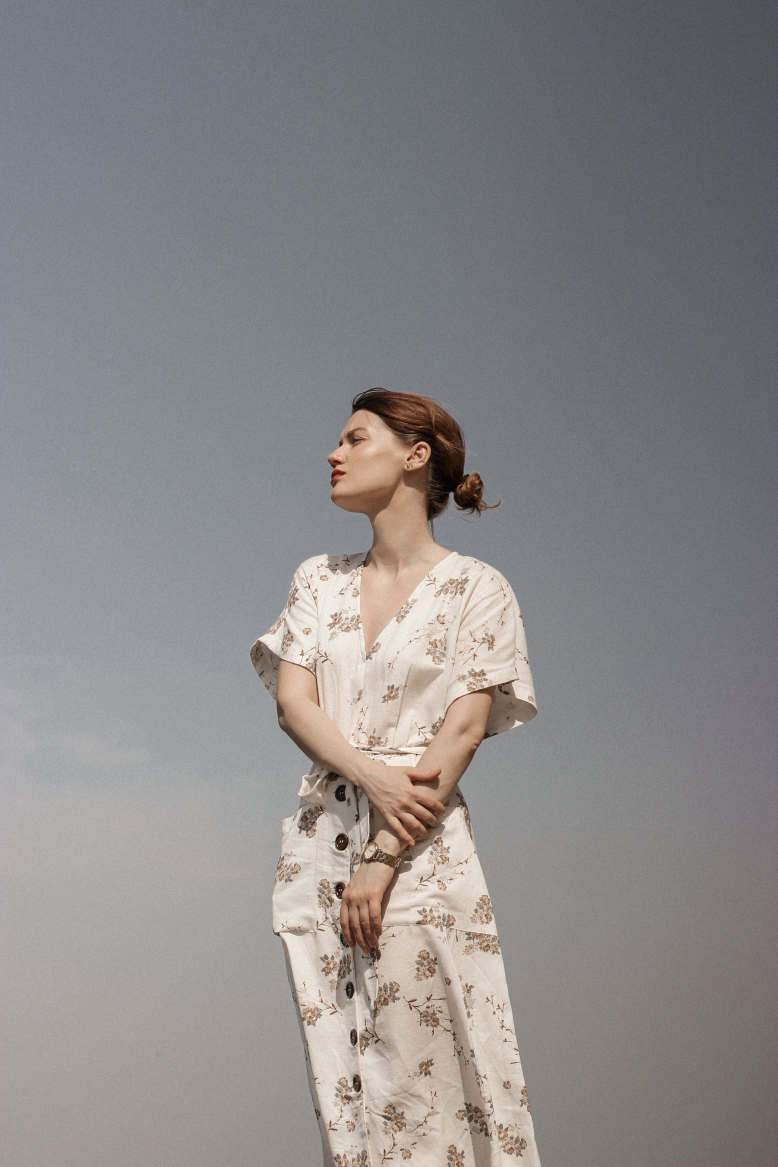
#> input picture 데이터_분석을_위한_파이썬/2024_01_04~05 강의자료/2._영상물과_미디어파이프/01._비디오기초/pic.jpg, 2333 x 3500 px (shown at 1/3 size); the run also reads 1 picture not shown here
$ jupyter execute --allow-errors 0105_afternoon_mission.ipynb   (text cells are left out)
#> lines starting #> are read from the running program, lines starting #| are printed output that depends on the picture; after the words box and inside, x2 and y2 are one past the last pixel; in counts of white or black regions, pixels touching at a corner belong together
[cell 1]
# !pip install gtts

[cell 2]
# !pip install SpeechRecognition

[cell 3]
# !pip install keyboard

[cell 4]
## 모듈 import

from glob import glob
import cv2
from gtts import gTTS
# import speech_recognition as sr
import os
import keyboard
import time

[cell 5]
import cv2
img_path = 'pic.jpg'
img = cv2.imread(img_path)
#> img is the input picture: shape (3500, 2333, 3); mean B, G, R 136.9, 136.1, 138.7

if img is not None:
    cv2.imshow('Image', img)
    cv2.waitKey(0)
    cv2.destroyAllWindows()
else:
    print("이미지를 읽을 수 없습니다.")

[cell 6]
# 사전에 학습된 전면 얼굴 기본 검출기
# cascade_face_detector = cv2.CascadeClassifier('/content/drive/MyDrive/colab/Computer-Vision-Course/Data/Weights/Cascades/haarcascade_frontalface_default.xml')
# 위는 코랩에 저장할때 쓰는 코드

face_cascade = cv2.CascadeClassifier(cv2.data.haarcascades + 'haarcascade_frontalface_default.xml')
eye_cascade = cv2.CascadeClassifier(cv2.data.haarcascades + 'haarcascade_eye.xml')

img_path = img_path = 'pic.jpg'


if os.path.exists(img_path):
    # 얼굴 이미지 불러오기
    img = cv2.imread(img_path)

    # interpilation 인자를 통해 양선형 보간법 사용. dsize는 결과 영상의 크기.
    img_resized = cv2.resize(img, dsize=(800, 600), interpolation=cv2.INTER_LINEAR)

    # 채널을 줄여서 그레이스케일로 변환 -> 얼굴과 눈이 더 안정적이고 뚜렷하게 검출됨.
    gray = cv2.cvtColor(img_resized, cv2.COLOR_BGR2GRAY)
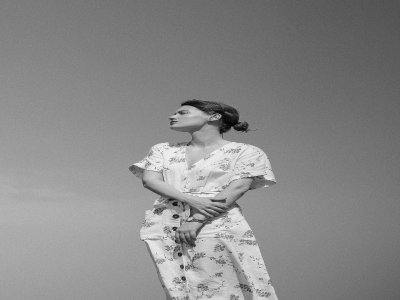
#> gray: shape (600, 800) (shown at 1/2 size); min 1, max 252, mean 136.9

    # 얼굴 찾기
    faces = face_cascade.detectMultiScale(gray, 1.3, 5)
#> faces = ()
    # faces 얼굴이 검출된 개체 정보를 튜플(위치정보)의 리스트로 반환함.

    if len(faces) > 0:
        for (x, y, w, h) in faces:
        # img -> 그림 그릴 이미지.
        # (x, y) -> 얼굴이 검출된 사각형의 왼쪽 상단 꼭지점 좌표.
        # (x + w, y + h) -> 얼굴이 검출된 사각형의 우측 하단 꼭지점 좌표.
        # 여기서 w가 얼굴의 너비,  h가 얼굴의 높이
        # (255, 0, 0) -> 사각형의 색깔
        # 2 -> 사각형의 두께
            cv2.rectangle(img_resized, (x, y), (x + w, y + h), (255, 0, 0), 2)

            # 눈 찾기
            roi_color = img_resized[y:y + h, x:x + w]
            roi_gray = gray[y:y + h, x:x + w]
            eyes = eye_cascade.detectMultiScale(roi_gray)
            for (ex, ey, ew, eh) in eyes:
                cv2.rectangle(roi_color, (ex, ey), (ex + ew, ey + eh), (0, 255, 0), 2)
    else:
        tts = gTTS(text="얼굴을 정면으로 해주세요.")
        tts.save('output.mp3')
        os.system('start output.mp3')
else:
    print(f"파일 '{img_path}'을 찾을 수 없습니다.")

# 영상 출력
cv2.imshow('image', img_resized)

key = cv2.waitKey(0)
#> (key q is pressed here)
cv2.destroyAllWindows()

#> (a cell that did not finish here is left out)

[cell 8]
## 모듈 import

from glob import glob
import cv2
from gtts import gTTS
# import speech_recognition as sr
import os
import keyboard
import time

[cell 9]
import numpy as np
import cv2

xml = 'haarcascades/haarcascade_frontalface_default.xml'
face_cascade = cv2.CascadeClassifier(xml)

# 사진 저장 경로 설정
output_folder = "captured_faces"
os.makedirs(output_folder, exist_ok=True)

cap = cv2.VideoCapture(0) # 노트북 웹캠을 카메라로 사용
cap.set(3,640) # 너비
cap.set(4,480) # 높이

while(True):
    ret, frame = cap.read()
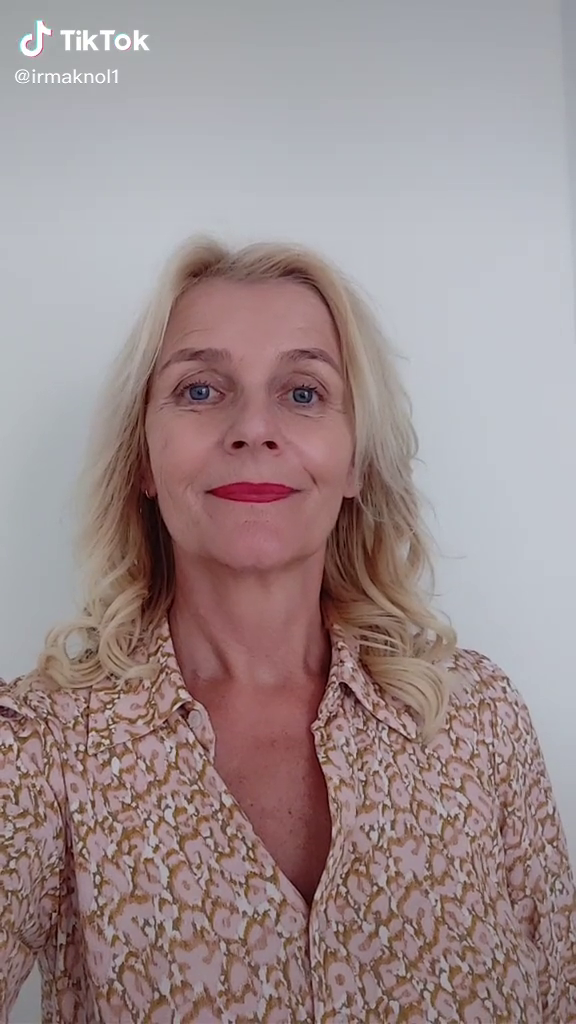
#> input picture frame 21 of 데이터_분석을_위한_파이썬/2024_01_04~05 강의자료/2._영상물과_미디어파이프/01._비디오기초/data/6875342937002085633.mp4, 576 x 1024 px, given in place of the camera
#> frame is the input picture: shape (1024, 576, 3); mean B, G, R 141.9, 141.1, 157.5
    frame = cv2.flip(frame, 1) # 좌우 대칭
    gray = cv2.cvtColor(frame, cv2.COLOR_BGR2GRAY)
#> gray: shape (1024, 576)

    faces = face_cascade.detectMultiScale(gray,1.05, 5)
#> faces = [[178, 277, 291, 291]]
    print("Number of faces detected: " + str(len(faces)))
#| Number of faces detected: 1

    if len(faces):
        for (x,y,w,h) in faces:
            cv2.rectangle(frame,(x,y),(x+w,y+h),(255,0,0),2)
#> this loop made 1 pass
#> frame: shape (1024, 576, 3); mean B, G, R 142.7, 140.4, 156.6
        if len(faces) > 0:
            # 얼굴이 검출되면 사각형 그리기
            for (x, y, w, h) in faces:
                cv2.rectangle(frame, (x, y), (x+w, y+h), (255, 0, 0), 2)

            # '사진을 촬영하겠냐?' 음성 출력
            tts = gTTS(text="사진을 촬영하시겠습니까?")
            tts.save('capture.mp3')
            os.system('start capture.mp3')

            # 키보드 'y' 입력 대기
            keyboard.wait('y')

            # 얼굴 부분만 촬영하여 저장
            for i, (x, y, w, h) in enumerate(faces):
                face_roi = frame[y:y+h, x:x+w]
                filename = f"{output_folder}/captured_face_{i + 1}.jpg"
                cv2.imwrite(filename, face_roi)
                print(f"얼굴 이미지가 {filename}에 저장되었습니다.")
#> this loop made 1 pass
#> (printed output is left out)
#> pass 1, `face_roi = frame[y:y+h, x:x+w]`:
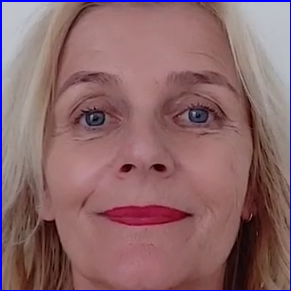
#> face_roi: shape (291, 291, 3); mean B, G, R 107.3, 103.6, 139.8

    cv2.imshow('result', frame)

    k = cv2.waitKey(30) & 0xff
#> (key q is pressed here)
    if k == 27: # Esc 키를 누르면 종료
        break

cap.release()
cv2.destroyAllWindows()

[cell 10]
import cv2
from gtts import gTTS
import os
import keyboard
import time

xml_path = 'haarcascades/haarcascade_frontalface_default.xml'

tts = gTTS(text="사진을 촬영하시겠습니까?")
tts.save('capture.mp3')

# 캐스케이드 파일 로드 여부 확인
if not os.path.isfile(xml_path):
    print(f"Error: Cannot find the cascade file: {xml_path}")
    exit()

face_cascade = cv2.CascadeClassifier(cv2.data.haarcascades + xml_path)

# 사진 저장 경로 설정
output_folder = "captured_faces"
os.makedirs(output_folder, exist_ok=True)

cap = cv2.VideoCapture(0)  # 노트북 웹캠을 카메라로 사용
cap.set(3, 640)  # 너비
cap.set(4, 480)  # 높이

capturing = False  # 사진 촬영 중 여부

while True:
    ret, frame = cap.read()
    frame = cv2.flip(frame, 1)  # 좌우 대칭
    gray = cv2.cvtColor(frame, cv2.COLOR_BGR2GRAY)

    face_cascade = cv2.CascadeClassifier(cv2.data.haarcascades + 'haarcascade_frontalface_default.xml')
    faces = face_cascade.detectMultiScale(gray, 1.3, 5)
#> faces = [[178, 276, 293, 293]]

    # [19 lines of commented-out code are left out]

    if len(faces) > 0:
        if not capturing:
            # '사진을 촬영하겠냐?' 음성 출력
            os.system('start capture.mp3')
            capturing = True  # 사진 촬영 중 상태로 설정

        # 얼굴이 검출되면 사각형 그리기
        for (x, y, w, h) in faces:
            cv2.rectangle(frame, (x, y), (x+w, y+h), (255, 0, 0), 2)
#> this loop made 1 pass
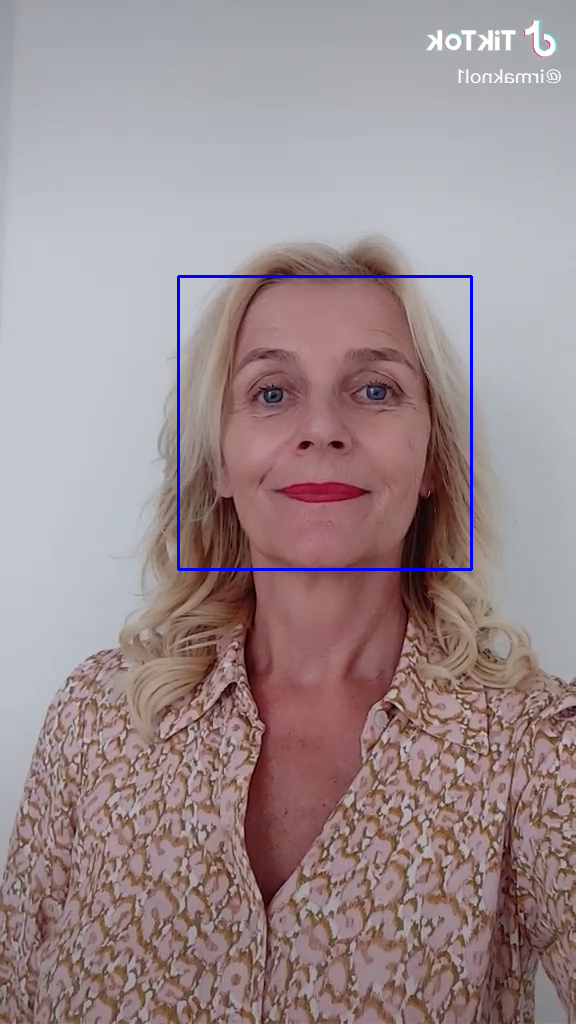
#> frame: shape (1024, 576, 3); mean B, G, R 142.7, 140.3, 156.6

        key = cv2.waitKey(1)
#> (key q is pressed here)
        if key == ord('y'):
            # 'y' 키가 눌린 경우에만 사진을 촬영하도록 함
            timestamp = time.strftime("%Y%m%d_%H%M%S")
            for i, (x, y, w, h) in enumerate(faces):
                face_roi = frame[y:y+h, x:x+w]
                filename = os.path.join(output_folder, f"captured_face_{timestamp}_{i + 1}.jpg")
                cv2.imwrite(filename, face_roi)
                print(f"얼굴 이미지가 {filename}에 저장되었습니다.")

            capturing = False  # 사진 촬영 종료 상태로 설정
    cv2.imshow('result', frame)

    k = cv2.waitKey(30) & 0xff
#> (key q is pressed here)
    if k == 27:  # Esc 키를 누르면 종료
        break

cap.release()
cv2.destroyAllWindows()

[cell 11]
import cv2
import os
import time

# 얼굴 캐스케이드 분류기 불러오기
face_cascade = cv2.CascadeClassifier(cv2.data.haarcascades + 'haarcascade_frontalface_default.xml')

# 웹캠 캡처
cap = cv2.VideoCapture(0)
cap.set(cv2.CAP_PROP_FRAME_WIDTH, 640)
cap.set(cv2.CAP_PROP_FRAME_HEIGHT, 480)

# 촬영 중 여부를 나타내는 변수
capturing = False

# 저장 폴더 생성
output_folder = "auto_captured_faces"
os.makedirs(output_folder, exist_ok=True)
# 자동 저장을 위한 변수 초기화
auto_save_count = 0
auto_save_limit = 5  # 5장까지 자동 저장

while True:
    ret, frame = cap.read()
    frame = cv2.flip(frame, 1)  # 좌우 대칭

    # 얼굴 검출
    faces = face_cascade.detectMultiScale(frame, scaleFactor=1.1, minNeighbors=5, minSize=(30, 30))
#> faces = [[178, 283, 287, 287]]

    if len(faces) > 0:
        if not capturing:
            # '사진을 촬영하겠냐?' 음성 출력
            os.system('start capture.mp3')
            capturing = True  # 사진 촬영 중 상태로 설정
            start_time = time.time()  # 촬영 시작 시간 기록

        # 얼굴이 검출되면 사각형 그리기
        for (x, y, w, h) in faces:
            cv2.rectangle(frame, (x, y), (x+w, y+h), (255, 0, 0), 2)
#> this loop made 1 pass
#> frame: shape (1024, 576, 3); mean B, G, R 142.7, 140.4, 156.6

        # 자동 저장
        current_time = time.time()
        if current_time - start_time >= 3 and auto_save_count < auto_save_limit:
            timestamp = time.strftime("%Y%m%d_%H%M%S")
            for i, (x, y, w, h) in enumerate(faces):
                face_roi = frame[y:y+h, x:x+w]
                filename = os.path.join(output_folder, f"captured_face_{timestamp}.jpg")
                cv2.imwrite(filename, face_roi)
                print(f"얼굴 이미지가 {filename}에 자동 저장되었습니다.")
            auto_save_count += 1
            start_time = current_time

        # 'q' 키를 누르면 종료
        if auto_save_count >= auto_save_limit or cv2.waitKey(1) & 0xFF == ord('q'):
#> (key q is pressed here)
            break

    # 화면에 표시
    cv2.imshow('result', frame)

# 캡처 객체와 창 닫기
cap.release()
cv2.destroyAllWindows()

[cell 12]
import cv2

# 얼굴 검출을 위한 분류기 로드
face_cascade = cv2.CascadeClassifier(cv2.data.haarcascades + 'haarcascade_frontalface_default.xml')

# 비디오 파일 경로 지정
video_path = "./data/6875342937002085633.mp4"

# 비디오 캡처 객체 생성
cap = cv2.VideoCapture(video_path)

# 모자이크 적용 함수
def apply_mosaic(image, x, y, w, h, scale=0.05):
    # 얼굴 부분을 추출
    face = image[y:y+h, x:x+w]

    # 이미지 크기를 축소하여 모자이크 효과
    small_face = cv2.resize(face, None, fx=scale, fy=scale, interpolation=cv2.INTER_NEAREST)

    # 축소한 이미지를 다시 원래 크기로 확대
    face = cv2.resize(small_face, (w, h), interpolation=cv2.INTER_NEAREST)

    # 모자이크를 적용할 부분에 적용
    image[y:y+h, x:x+w] = face

# 비디오 캡처 객체 생성
# cap = cv2.VideoCapture(0)  # 0은 기본 카메라

while True:
    # 비디오 프레임 읽기
    ret, frame = cap.read()

    # 그레이 스케일 변환
    gray = cv2.cvtColor(frame, cv2.COLOR_BGR2GRAY)

    # 얼굴 검출
    faces = face_cascade.detectMultiScale(gray, scaleFactor=1.1, minNeighbors=5, minSize=(30, 30))
#> faces = [[108, 281, 288, 288]]

    # 검출된 얼굴에 모자이크 적용
    for (x, y, w, h) in faces:
        apply_mosaic(frame, x, y, w, h)
#> this loop made 1 pass
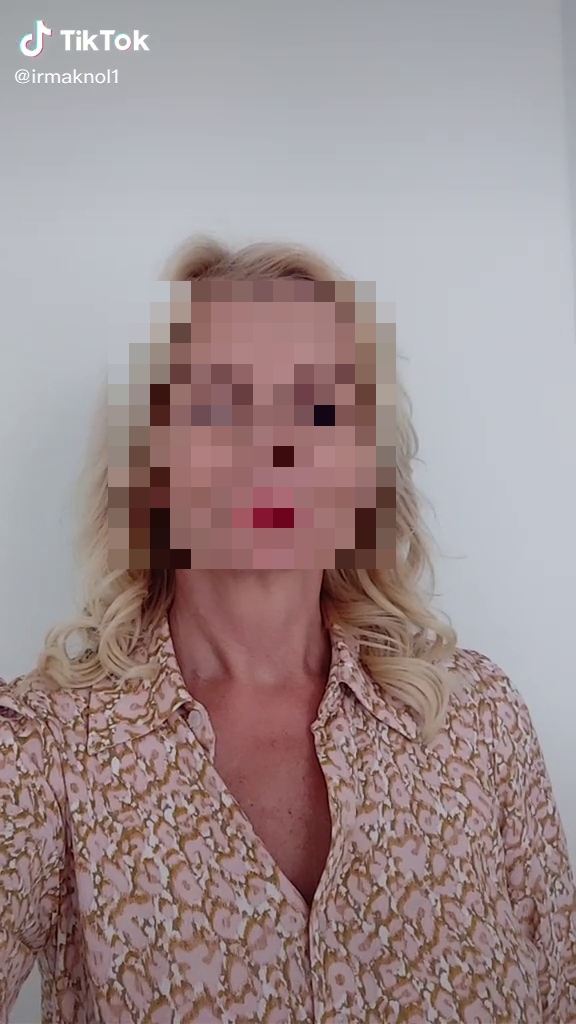
#> frame: shape (1024, 576, 3); 13.94% of pixels changed, all inside (x1, y1, x2, y2) = (108, 281, 396, 569)

    # 모자이크가 적용된 비디오 출력
    cv2.imshow('Mosaic Face Detection', frame)

    # 'q' 키를 누르면 종료
    if cv2.waitKey(1) & 0xFF == ord('q'):
#> (key q is pressed here)
        break

# 비디오 캡처 객체 해제 및 창 닫기
cap.release()
cv2.destroyAllWindows()

[cell 13]
import cv2

# 얼굴 검출을 위한 분류기 로드
face_cascade = cv2.CascadeClassifier(cv2.data.haarcascades + 'haarcascade_frontalface_default.xml')

# 비디오 파일 경로 지정
video_path = "./data/6875342937002085633.mp4"

# 비디오 캡처 객체 생성
cap = cv2.VideoCapture(video_path)

# 얼굴 검출을 위한 Haar Cascade 분류기 로드
face_cascade = cv2.CascadeClassifier(cv2.data.haarcascades + 'haarcascade_frontalface_default.xml')

# 텍스트 정보
text = "scream~~"
font = cv2.FONT_HERSHEY_SIMPLEX
#> font = 0
font_scale = 1
font_thickness = 2
text_color = (255, 255, 255)  # 흰색

while True:
    # 비디오 프레임 읽기
    ret, frame = cap.read()

    if not ret:
        # 비디오 파일의 끝에 도달하면 종료
        break

    # 그레이스케일로 변환
    gray = cv2.cvtColor(frame, cv2.COLOR_BGR2GRAY)

    # 얼굴 검출
    faces = face_cascade.detectMultiScale(gray, scaleFactor=1.1, minNeighbors=5, minSize=(30, 30))

    # 얼굴 위에 텍스트 추가
    for (x, y, w, h) in faces:
        # 얼굴 윗부분에 텍스트 위치 계산
        text_position = (x + int(w / 2) - int(cv2.getTextSize(text, font, font_scale, font_thickness)[0][0] / 2), y - 10)

        # 얼굴 윗부분에 텍스트 그리기
        cv2.putText(frame, text, text_position, font, font_scale, text_color, font_thickness)
#> this loop made 1 pass
#> (x, y, w, h, text_position) on pass 1: (108, 281, 288, 288, (170, 271))
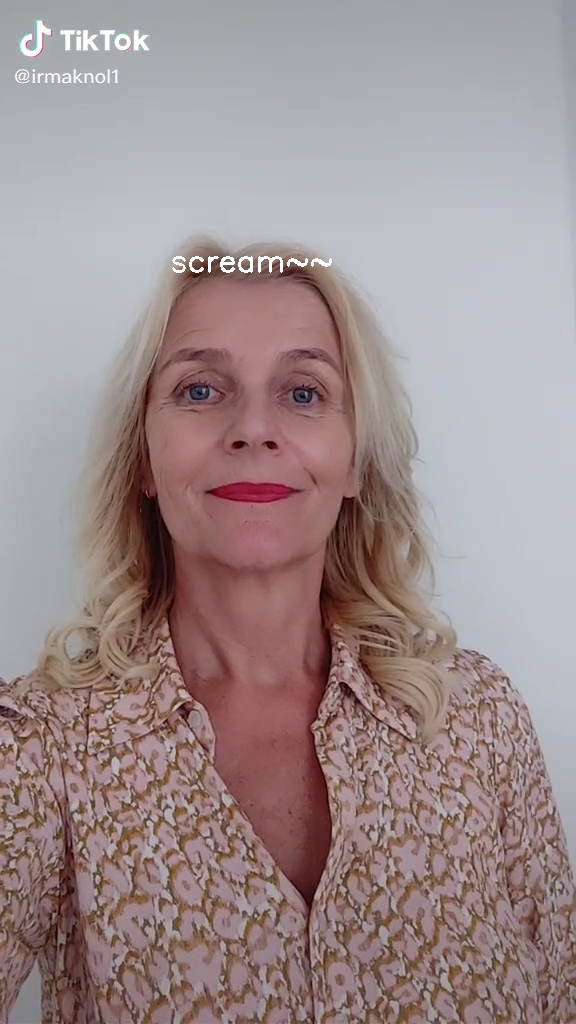
#> frame: shape (1024, 576, 3); 0.16% of pixels changed, all inside (x1, y1, x2, y2) = (172, 256, 332, 273)

    # 비디오 출력
    cv2.imshow('Face Detection with Text', frame)

    # 'q' 키를 누르면 종료
    if cv2.waitKey(1) & 0xFF == ord('q'):
#> (key q is pressed here)
        break

# 비디오 캡처 객체 해제 및 창 닫기
cap.release()
cv2.destroyAllWindows()

[cell 14]
import cv2

# 비디오 파일 경로 지정
video_path = "./data/6875342937002085633.mp4"

# 비디오 캡처 객체 생성
cap = cv2.VideoCapture(video_path)

# 얼굴 검출을 위한 Haar Cascade 분류기 로드
face_cascade = cv2.CascadeClassifier(cv2.data.haarcascades + 'haarcascade_frontalface_default.xml')

# 이미지로 채울 이미지 파일 경로
image_to_fill_path = "pic.jpg"
image_to_fill = cv2.imread(image_to_fill_path)

while True:
    # 비디오 프레임 읽기
    ret, frame = cap.read()

    if not ret:
        # 비디오 파일의 끝에 도달하면 종료
        break

    # 그레이스케일로 변환
    gray = cv2.cvtColor(frame, cv2.COLOR_BGR2GRAY)

    # 얼굴 검출
    faces = face_cascade.detectMultiScale(gray, scaleFactor=1.1, minNeighbors=5, minSize=(30, 30))

    # 비디오 출력
    # cv2.imshow('Face Detection', frame)

    # 얼굴 부분을 이미지로 채우기
    for (x, y, w, h) in faces:
        # 얼굴 부분 크기에 맞게 이미지 리사이즈
        resized_image = cv2.resize(image_to_fill, (w, h))

        # 원본 프레임에 얼굴 부분 이미지로 대체
        frame[y:y+h, x:x+w] = resized_image
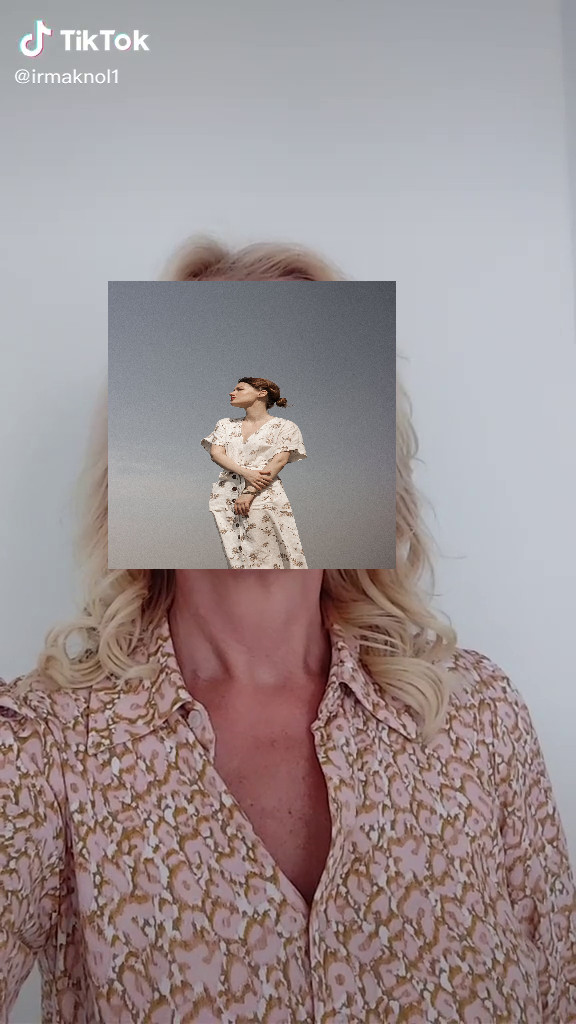
#> frame: shape (1024, 576, 3); 14.06% of pixels changed, all inside (x1, y1, x2, y2) = (108, 281, 396, 569)

    # 채워진 비디오 출력
    cv2.imshow('Filled Face Detection', frame)

    # 'q' 키를 누르면 종료
    if cv2.waitKey(1) & 0xFF == ord('q'):
#> (key q is pressed here)
#> (the rest of the program and of its run is left out)
